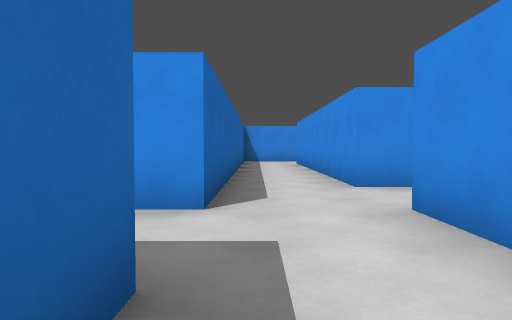
[1] (above)

21 first-person views from a walk through a level from a Godot 3-D game. The camera is 1.2 m above the floor, tilts 2° down and sees 70° across. The floor is counted in squares, 2 m on a side. Each view is taken from the middle of a square. On the plan, view 1 faces up. The plan holds only what a view shows up to about 10 squares ahead; the rest is blank. The place goes on beyond the plan. Characters and animated objects are left out. Surface patterns are stand-ins for the level's own textures.

[2]
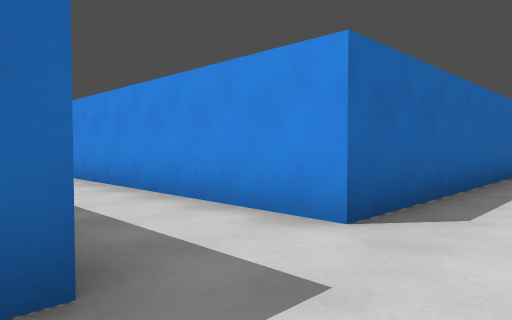

[3]
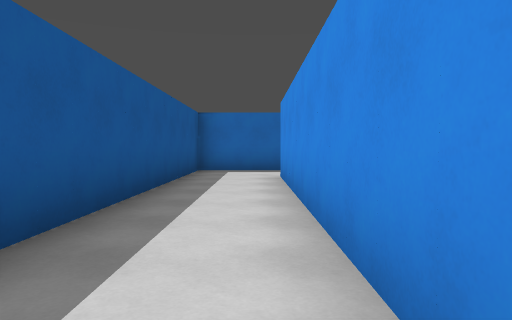

[4]
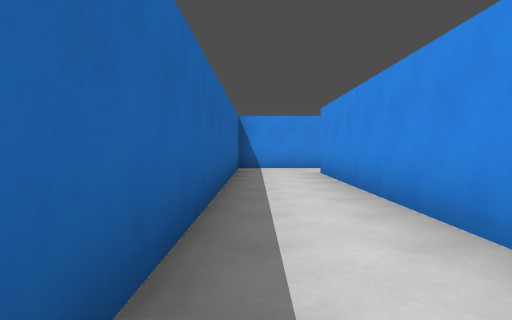

[5]
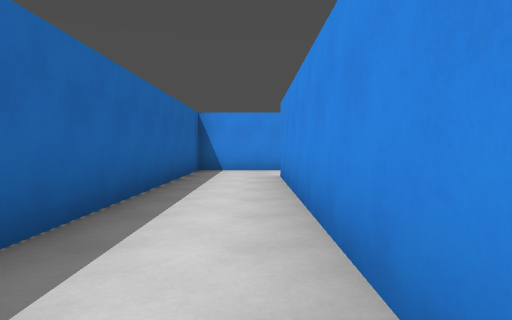

[6]
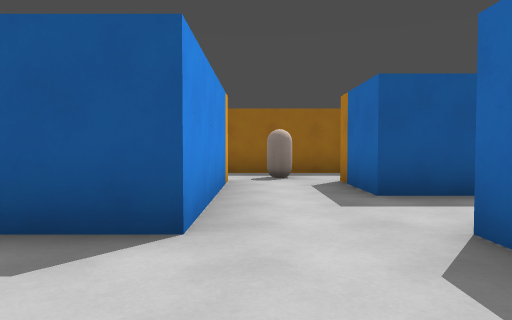

[7]
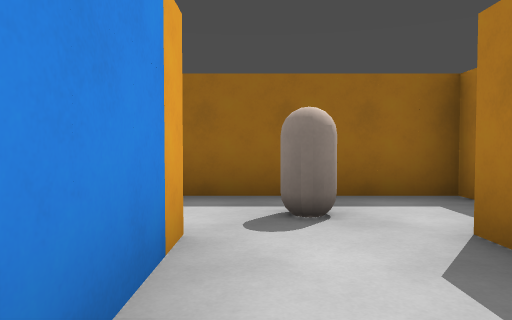

[8]
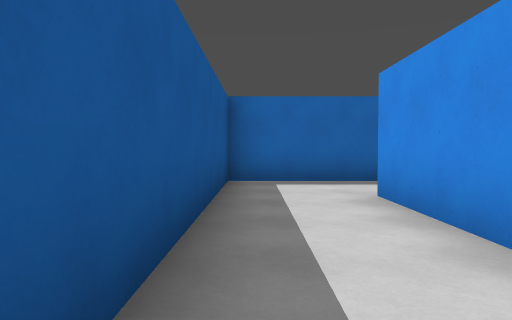

[9]
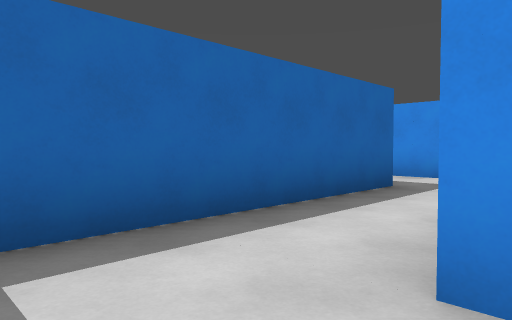

[10]
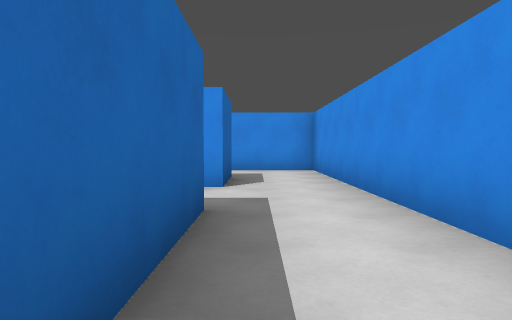

[11]
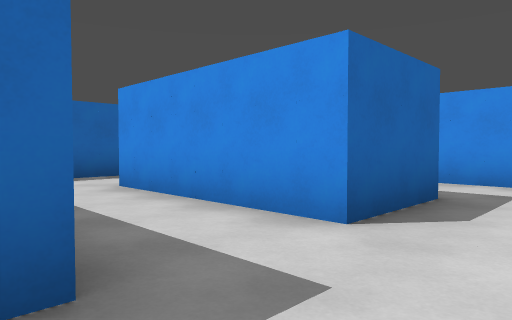

[12]
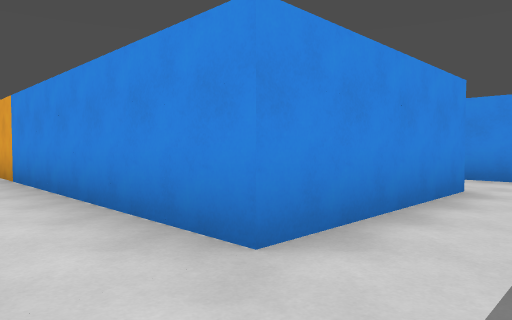

[13]
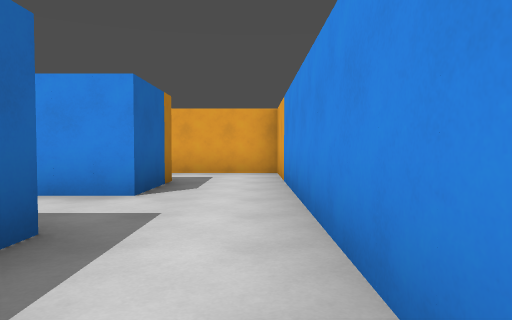

[14]
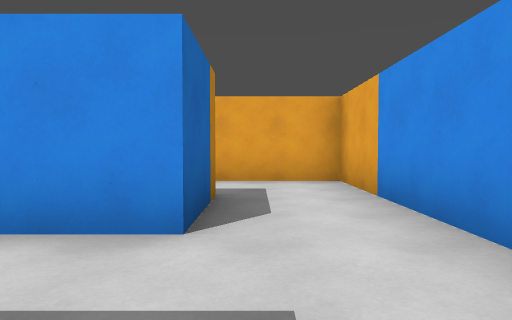

[15]
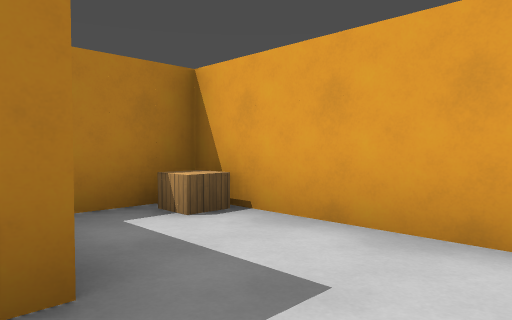

[16]
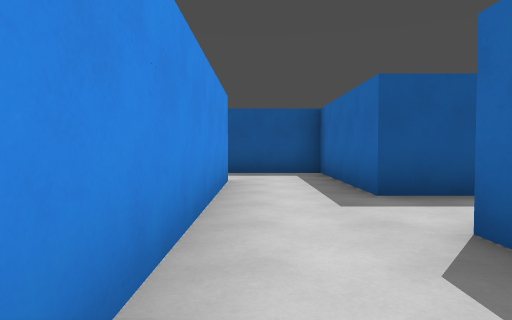

[17]
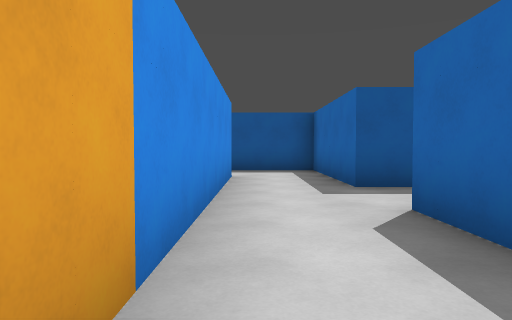

[18]
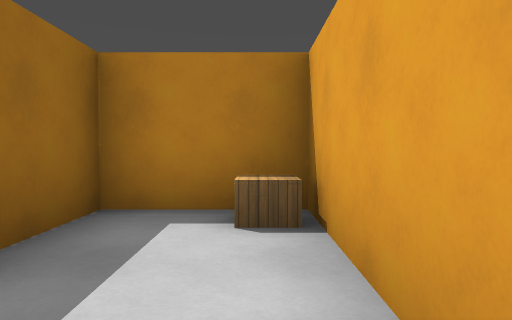

[19]
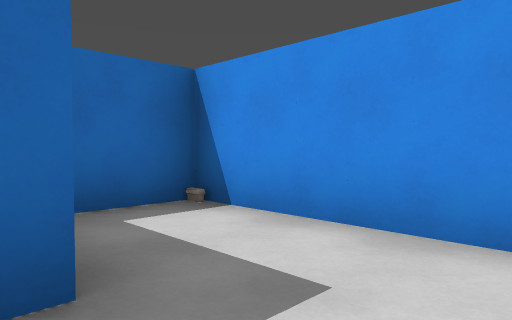

[20]
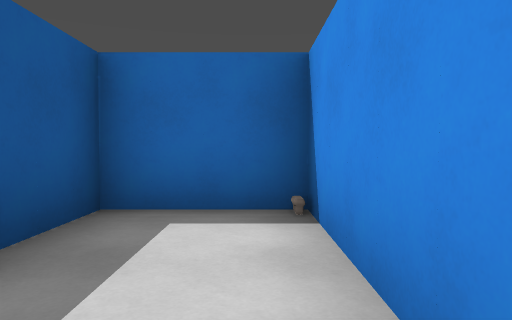

[21]
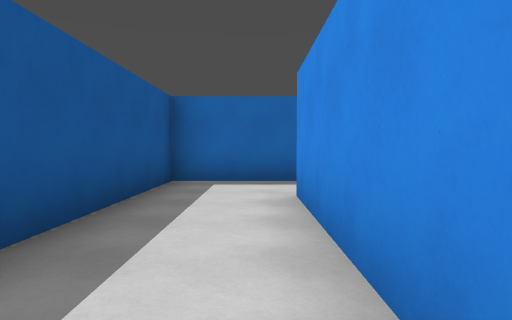

### Floor plan
Points are (right, up) in squares from view 1. A wall is a line through its corners. A room is listed if a view was taken in it or the views show most of it. See-through windows are left out.
Room 1 (views 1, 2, 3, 4, 5, 6, 7, 8, 9, 10, 11, 12, 13, 14, 19, 21)
walls: (-8.5, 6.1) (-8.5, 11.5); (-10.5, 7.6) (-10.5, 1.5) (-0.5, 1.5) (-0.5, -0.5); (-10.5, 11.6) (-10.5, 9.5) (-14.5, 9.5) (-14.5, 11.5); (-16.5, 11.5) (-16.5, 7.5) (-12.1, 7.5); (1.5, 5.5) (1.5, 13.5); (1.5, -0.5) (1.5, 3.5); (1.8, 15.5) (-0.5, 15.5) (-0.5, 3.5) (-8.5, 3.5)
ways out: opening at (-9.5, 10.5) to room 3; opening at (-15.5, 10.5) to room 4; opening at (0, -1); opening at (2.5, 4.5); opening at (2.5, 14.5)
Room 2 (views 15, 16, 17, 18)
walls: (-16.5, 15.6) (-16.5, 13.5); (-14.5, 13.5) (-14.5, 17.5) (-18.5, 17.5) (-18.5, 15.5) (-17.1, 15.5)
ways out: opening at (-15.5, 14.5) to room 4
objects: chest (-18, 17)
Room 3 (view 20)
walls: (-8.5, 11.5) (-8.5, 13.5) (-12.5, 13.5) (-12.5, 11.5) (-11.1, 11.5)
ways out: opening at (-9.5, 10.5) to room 1
Room 4 (no view inside)
walls: (-16.5, 13.5) (-17.9, 13.5); (-17.8, 11.5) (-16.5, 11.5); (-14.5, 11.5) (-14.5, 13.5)
ways out: opening at (-15.5, 10.5) to room 1; opening at (-15.5, 14.5) to room 2

Where each view was taken, in squares from view 1:
view 1: 0 up, 0 right, facing up
view 2: 1 up, 1 right, facing up-left
view 3: 3 up, 1 left, facing left
view 4: 5 up, 0 right, facing up
view 5: 6 up, 1 right, facing up
view 6: 6 up, 1 right, facing down
view 7: 2 up, 1 right, facing down
view 8: 2 up, 4 left, facing left
view 9: 2 up, 8 left, facing up-left
view 10: 4 up, 10 left, facing up
view 11: 7 up, 9 left, facing up-left
view 12: 8 up, 16 left, facing up-right
view 13: 9 up, 15 left, facing up
view 14: 11 up, 16 left, facing up
view 15: 15 up, 15 left, facing up-left
view 16: 16 up, 15 left, facing down
view 17: 17 up, 15 left, facing down
view 18: 17 up, 15 left, facing left
view 19: 11 up, 9 left, facing up-left
view 20: 13 up, 9 left, facing left
view 21: 9 up, 10 left, facing left
